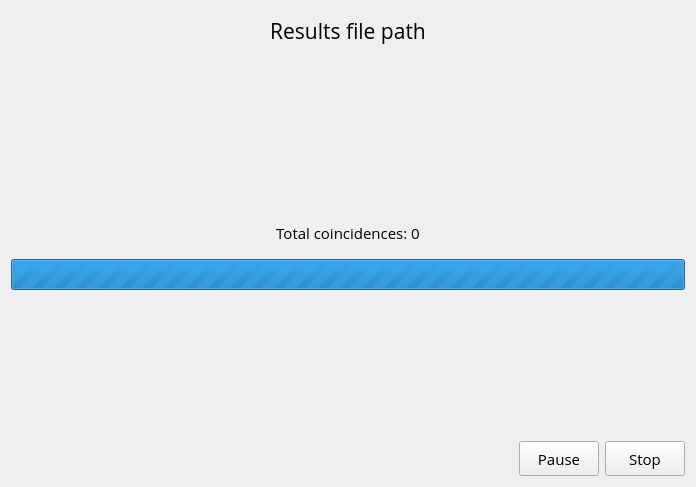
<?xml version="1.0" encoding="UTF-8"?>
<ui version="4.0">
 <class>CalculationInfo</class>
 <widget class="QWidget" name="CalculationInfo">
  <property name="geometry">
   <rect>
    <x>0</x>
    <y>0</y>
    <width>696</width>
    <height>487</height>
   </rect>
  </property>
  <property name="font">
   <font>
    <family>Open Sans</family>
    <pointsize>11</pointsize>
    <stylestrategy>PreferAntialias</stylestrategy>
   </font>
  </property>
  <property name="windowTitle">
   <string>Form</string>
  </property>
  <layout class="QGridLayout" name="gridLayout">
   <item row="0" column="2">
    <spacer name="verticalSpacer_3">
     <property name="orientation">
      <enum>Qt::Vertical</enum>
     </property>
     <property name="sizeHint" stdset="0">
      <size>
       <width>20</width>
       <height>26</height>
      </size>
     </property>
    </spacer>
   </item>
   <item row="1" column="0" colspan="3">
    <widget class="QLabel" name="labelFile">
     <property name="font">
      <font>
       <pointsize>16</pointsize>
      </font>
     </property>
     <property name="text">
      <string>Results file path</string>
     </property>
     <property name="alignment">
      <set>Qt::AlignCenter</set>
     </property>
    </widget>
   </item>
   <item row="2" column="2">
    <spacer name="verticalSpacer_2">
     <property name="orientation">
      <enum>Qt::Vertical</enum>
     </property>
     <property name="sizeHint" stdset="0">
      <size>
       <width>20</width>
       <height>182</height>
      </size>
     </property>
    </spacer>
   </item>
   <item row="3" column="0" colspan="3">
    <widget class="QLabel" name="labelCoincidences">
     <property name="minimumSize">
      <size>
       <width>0</width>
       <height>40</height>
      </size>
     </property>
     <property name="font">
      <font>
       <pointsize>11</pointsize>
      </font>
     </property>
     <property name="text">
      <string>Total coincidences: 0</string>
     </property>
     <property name="alignment">
      <set>Qt::AlignCenter</set>
     </property>
    </widget>
   </item>
   <item row="4" column="0" colspan="3">
    <widget class="QProgressBar" name="progressBar">
     <property name="minimumSize">
      <size>
       <width>0</width>
       <height>31</height>
      </size>
     </property>
     <property name="maximum">
      <number>0</number>
     </property>
     <property name="value">
      <number>-1</number>
     </property>
     <property name="textVisible">
      <bool>false</bool>
     </property>
    </widget>
   </item>
   <item row="5" column="2">
    <spacer name="verticalSpacer">
     <property name="orientation">
      <enum>Qt::Vertical</enum>
     </property>
     <property name="sizeHint" stdset="0">
      <size>
       <width>20</width>
       <height>166</height>
      </size>
     </property>
    </spacer>
   </item>
   <item row="6" column="0">
    <spacer name="horizontalSpacer">
     <property name="orientation">
      <enum>Qt::Horizontal</enum>
     </property>
     <property name="sizeHint" stdset="0">
      <size>
       <width>513</width>
       <height>28</height>
      </size>
     </property>
    </spacer>
   </item>
   <item row="6" column="1">
    <widget class="QPushButton" name="buttonPause">
     <property name="minimumSize">
      <size>
       <width>80</width>
       <height>35</height>
      </size>
     </property>
     <property name="font">
      <font>
       <pointsize>11</pointsize>
      </font>
     </property>
     <property name="text">
      <string>Pause</string>
     </property>
    </widget>
   </item>
   <item row="6" column="2">
    <widget class="QPushButton" name="buttonStop">
     <property name="minimumSize">
      <size>
       <width>80</width>
       <height>35</height>
      </size>
     </property>
     <property name="font">
      <font>
       <pointsize>11</pointsize>
      </font>
     </property>
     <property name="text">
      <string>Stop</string>
     </property>
    </widget>
   </item>
  </layout>
 </widget>
 <resources/>
 <connections/>
</ui>
